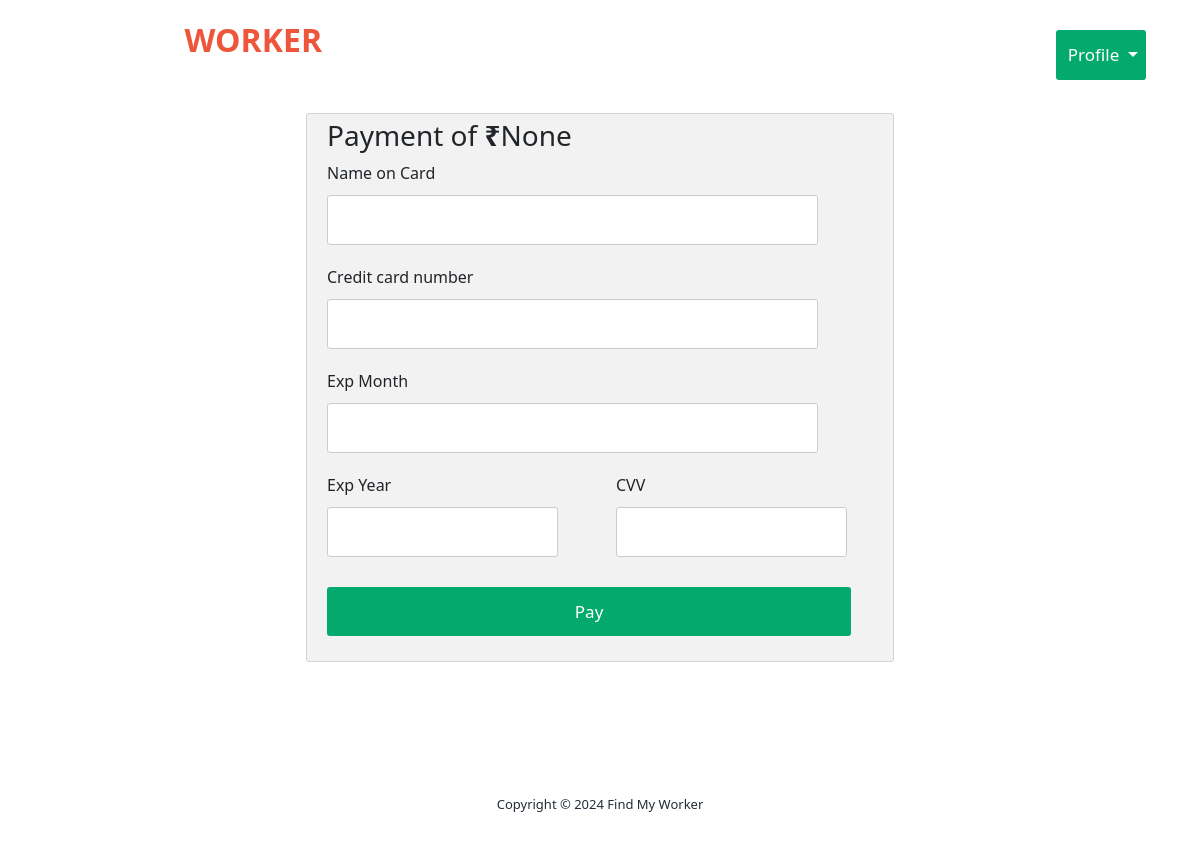
The app's page /payments/15, older data.
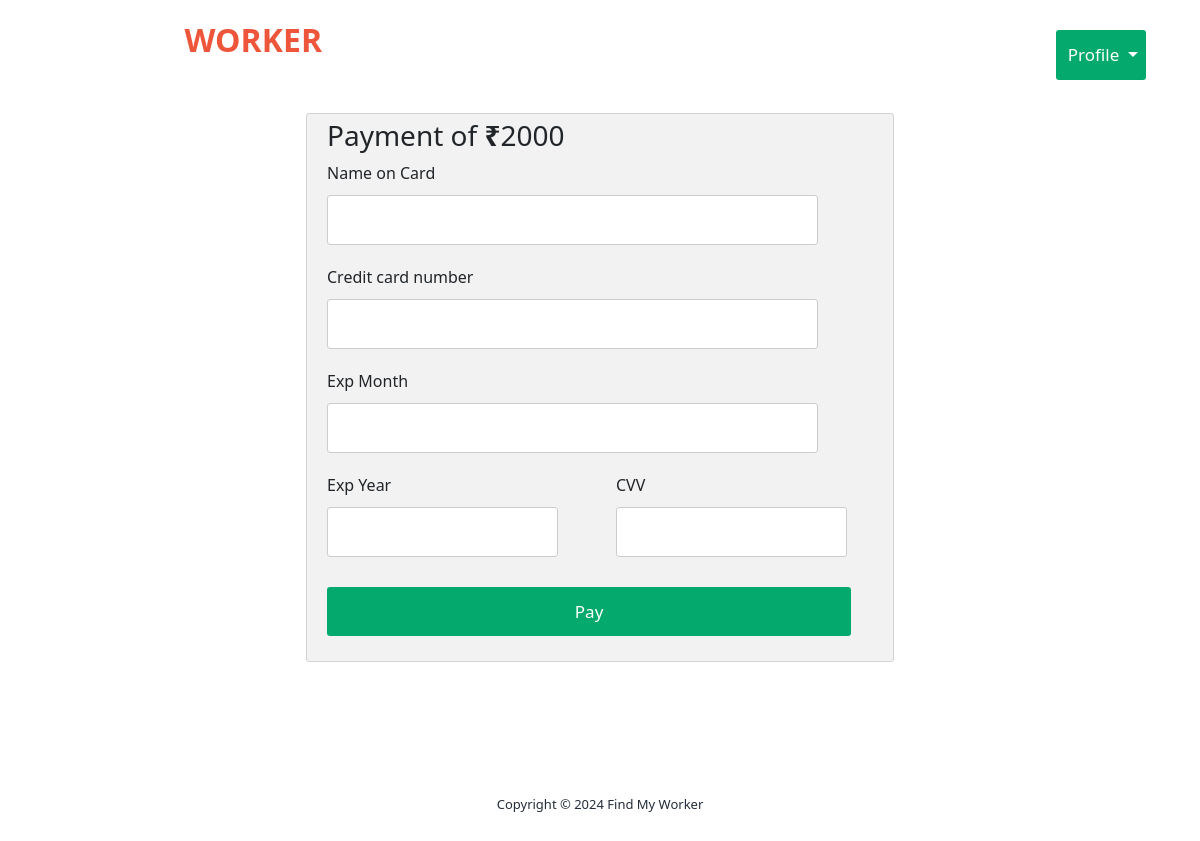
The same page, newer data.
### app/models.py (models this page shows, shortened)
class JobApplications(models.Model):
    status_choices=(
        ('Approved','Approved'),
        ('Pending','Pending'),
        ('Rejected','Rejected')
    )
    employer_id = models.ForeignKey(CustomUser, on_delete=models.CASCADE,null=True,blank=True)
    job_id = models.ForeignKey(Job, on_delete=models.SET_NULL, null=True)
    status = models.CharField(choices=status_choices, default="Pending", max_length=50)
    booked_date = models.DateField(default=timezone.now,blank=False)
    total_amount = models.IntegerField(blank=True, null=True)
    rating = models.IntegerField(null=True, blank=True)
    review = models.CharField(max_length=200, null=True, blank=True)

### app/views.py (the view)
# urls.py: path('payments/<int:id>', views.payments,name="payments"),
def payments(request,id):
    applications = JobApplications.objects.get(id=id)
    if request.method == 'POST':
        payment_status = request.POST['status']
        applications.status = payment_status
        applications.save()
        return redirect(employer_applications)
    else:
        return render(request, 'Employer/payments.html', {'application':applications})

### templates/Employer/payments.html (shortened to what this page needs)
{% extends 'Employer/employer-home.html' %}
{% block content %}
<link href="https://cdn.jsdelivr.net/npm/bootstrap@5.3.2/dist/css/bootstrap.min.css" rel="stylesheet"
integrity="sha384-T3c6CoIi6uLrA9TneNEoa7RxnatzjcDSCmG1MXxSR1GAsXEV/Dwwykc2MPK8M2HN">
  <div class="row">
    <div class="col-75" style=" margin-top: 13px;display: flex;align-items: center;justify-content: center;">
      <div class="abc">
        <form action="{% url 'payments' id=application.id %}" method="post">
          <div class="row">
            <div class="col-50">
              <h3>Payment of <b>&#x20B9;</b>{{ application.total_amount }}</h3>
              <label for="cname">Name on Card</label>
              <input type="text" id="cname" name="cardname"  required>
              <label for="ccnum">Credit card number</label>
              <input type="text" id="ccnum" name="cardnumber"  required>
              <label for="expmonth">Exp Month</label>
              <input type="text" id="expmonth" name="expmonth"  required>
              <div class="row">
                <div class="col-50">
                  <label for="expyear">Exp Year</label>
                  <input type="text" id="expyear" name="expyear"  required>
                </div>
                <div class="col-50">
                  <label for="cvv">CVV</label>
                  <input type="text" id="cvv" name="cvv" required>
                </div>
              </div>
            </div>
          </div>
          <button type="submit" class="btn btn-primary" data-bs-toggle="modal" data-bs-target="#staticBackdrop">
            Pay
          </button>
        </form>
      </div>
    </div>
  </div>
{% endblock %}

Row changes from the older to the newer data that the page shows:
changed JobApplications: total_amount "None" → "2000"
